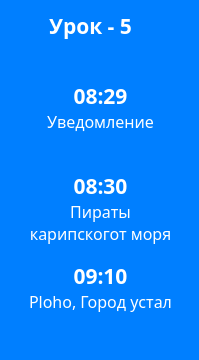
         <widget class="QFrame" name="frame_5">
          <property name="sizePolicy">
           <sizepolicy hsizetype="Fixed" vsizetype="Minimum">
            <horstretch>0</horstretch>
            <verstretch>0</verstretch>
           </sizepolicy>
          </property>
          <property name="minimumSize">
           <size>
            <width>199</width>
            <height>0</height>
           </size>
          </property>
          <property name="styleSheet">
           <string notr="true">border-radius: 15;
background-color: rgb(0,127,255);</string>
          </property>
          <property name="frameShape">
           <enum>QFrame::StyledPanel</enum>
          </property>
          <property name="frameShadow">
           <enum>QFrame::Raised</enum>
          </property>
          <widget class="QLabel" name="label_63">
           <property name="geometry">
            <rect>
             <x>20</x>
             <y>10</y>
             <width>141</width>
             <height>31</height>
            </rect>
           </property>
           <property name="font">
            <font>
             <family>Yandex Sans Text Bold</family>
             <pointsize>16</pointsize>
             <weight>75</weight>
             <bold>true</bold>
            </font>
           </property>
           <property name="styleSheet">
            <string notr="true">color: white;
background-color: rgb(255,160,0, 0);
</string>
           </property>
           <property name="text">
            <string>Урок - 5</string>
           </property>
           <property name="alignment">
            <set>Qt::AlignCenter</set>
           </property>
          </widget>
          <widget class="QLabel" name="label_64">
           <property name="geometry">
            <rect>
             <x>30</x>
             <y>80</y>
             <width>141</width>
             <height>31</height>
            </rect>
           </property>
           <property name="font">
            <font>
             <family>Yandex Sans Text Bold</family>
             <pointsize>16</pointsize>
             <weight>75</weight>
             <bold>true</bold>
            </font>
           </property>
           <property name="styleSheet">
            <string notr="true">color: white;
background-color: rgb(255,160,0, 0);
</string>
           </property>
           <property name="text">
            <string>08:29</string>
           </property>
           <property name="alignment">
            <set>Qt::AlignCenter</set>
           </property>
          </widget>
          <widget class="QLabel" name="label_65">
           <property name="geometry">
            <rect>
             <x>20</x>
             <y>110</y>
             <width>161</width>
             <height>61</height>
            </rect>
           </property>
           <property name="font">
            <font>
             <family>Yandex Sans Display</family>
             <pointsize>12</pointsize>
             <weight>50</weight>
             <bold>false</bold>
            </font>
           </property>
           <property name="styleSheet">
            <string notr="true">color: white;
background-color: rgb(255,160,0, 0);
</string>
           </property>
           <property name="text">
            <string>Уведомление</string>
           </property>
           <property name="alignment">
            <set>Qt::AlignHCenter|Qt::AlignTop</set>
           </property>
           <property name="wordWrap">
            <bool>true</bool>
           </property>
          </widget>
          <widget class="QLabel" name="label_66">
           <property name="geometry">
            <rect>
             <x>20</x>
             <y>200</y>
             <width>161</width>
             <height>61</height>
            </rect>
           </property>
           <property name="font">
            <font>
             <family>Yandex Sans Display</family>
             <pointsize>12</pointsize>
             <weight>50</weight>
             <bold>false</bold>
            </font>
           </property>
           <property name="styleSheet">
            <string notr="true">color: white;
background-color: rgb(255,160,0, 0);
</string>
           </property>
           <property name="text">
            <string>Пираты карипскогот моря</string>
           </property>
           <property name="alignment">
            <set>Qt::AlignHCenter|Qt::AlignTop</set>
           </property>
           <property name="wordWrap">
            <bool>true</bool>
           </property>
          </widget>
          <widget class="QLabel" name="label_67">
           <property name="geometry">
            <rect>
             <x>30</x>
             <y>170</y>
             <width>141</width>
             <height>31</height>
            </rect>
           </property>
           <property name="font">
            <font>
             <family>Yandex Sans Text Bold</family>
             <pointsize>16</pointsize>
             <weight>75</weight>
             <bold>true</bold>
            </font>
           </property>
           <property name="styleSheet">
            <string notr="true">color: white;
background-color: rgb(255,160,0, 0);
</string>
           </property>
           <property name="text">
            <string>08:30</string>
           </property>
           <property name="alignment">
            <set>Qt::AlignCenter</set>
           </property>
          </widget>
          <widget class="QLabel" name="label_68">
           <property name="geometry">
            <rect>
             <x>20</x>
             <y>290</y>
             <width>161</width>
             <height>61</height>
            </rect>
           </property>
           <property name="font">
            <font>
             <family>Yandex Sans Display</family>
             <pointsize>12</pointsize>
             <weight>50</weight>
             <bold>false</bold>
            </font>
           </property>
           <property name="styleSheet">
            <string notr="true">color: white;
background-color: rgb(255,160,0, 0);
</string>
           </property>
           <property name="text">
            <string>Ploho, Город устал</string>
           </property>
           <property name="alignment">
            <set>Qt::AlignHCenter|Qt::AlignTop</set>
           </property>
           <property name="wordWrap">
            <bool>true</bool>
           </property>
          </widget>
          <widget class="QLabel" name="label_69">
           <property name="geometry">
            <rect>
             <x>30</x>
             <y>260</y>
             <width>141</width>
             <height>31</height>
            </rect>
           </property>
           <property name="font">
            <font>
             <family>Yandex Sans Text Bold</family>
             <pointsize>16</pointsize>
             <weight>75</weight>
             <bold>true</bold>
            </font>
           </property>
           <property name="styleSheet">
            <string notr="true">color: white;
background-color: rgb(255,160,0, 0);
</string>
           </property>
           <property name="text">
            <string>09:10</string>
           </property>
           <property name="alignment">
            <set>Qt::AlignCenter</set>
           </property>
          </widget>
         </widget>
